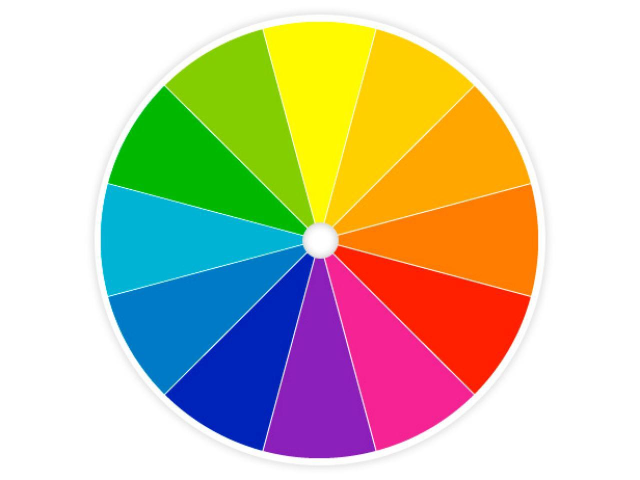
#> input picture OpenCV/images/RGB.jpg, 1280 x 960 px (shown at 1/2 size)
$ python Color_Detection.py
#> lines starting #> are read from the running program, lines starting #| are printed output that depends on the picture; after the words box and inside, x2 and y2 are one past the last pixel; in counts of white or black regions, pixels touching at a corner belong together
import cv2
import numpy as np


def empty():
    pass


filename = 'images/RGB.jpg'
cv2.namedWindow("TrackBars")
cv2.resizeWindow("TrackBars", 640, 200)
cv2.createTrackbar("Hue Min", "TrackBars", 0, 179, empty)
cv2.createTrackbar("Hue Max", "TrackBars", 19, 179, empty)
cv2.createTrackbar("Sat Min", "TrackBars", 110, 255, empty)
cv2.createTrackbar("Sat Max", "TrackBars", 240, 255, empty)
cv2.createTrackbar("Val Min", "TrackBars", 153, 255, empty)
cv2.createTrackbar("Val Max", "TrackBars", 255, 255, empty)

while True:
    img = cv2.imread(filename)
#> img is the input picture: shape (960, 1280, 3); mean B, G, R 170, 195.4, 203.7
    imgHSV = cv2.cvtColor(img, cv2.COLOR_BGR2HSV)
#> imgHSV: shape (960, 1280, 3); mean H, S, V 34.8, 118.2, 239.5
    h_min = cv2.getTrackbarPos("Hue Min", "TrackBars")
    h_max = cv2.getTrackbarPos("Hue Max", "TrackBars")
    s_min = cv2.getTrackbarPos("Sat Min", "TrackBars")
    s_max = cv2.getTrackbarPos("Sat Max", "TrackBars")
    v_min = cv2.getTrackbarPos("Val Min", "TrackBars")
    v_max = cv2.getTrackbarPos("Val Max", "TrackBars")
    lower = np.array([h_min, s_min, v_min])
    upper = np.array([h_max, s_max, v_max])
    # Filter and give filtered picture
    mask = cv2.inRange(imgHSV, lower, upper)
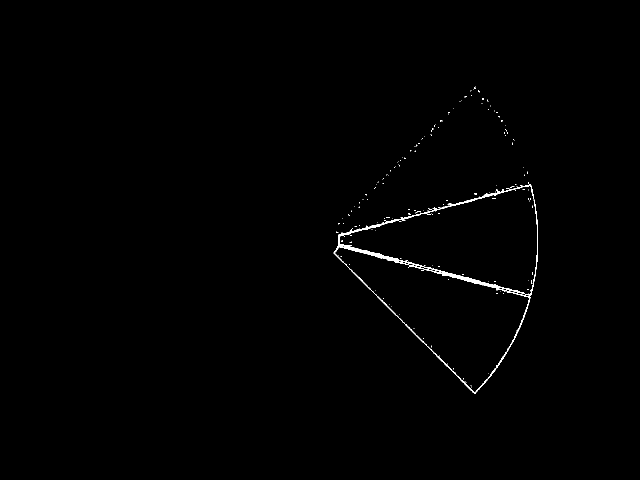
#> mask: shape (960, 1280) (shown at 1/2 size); 0.48% white in thin lines or dots, all inside (x1, y1, x2, y2) = (667, 173, 1076, 787)
    imgResult = cv2.bitwise_and(img, img, mask=mask)

    cv2.imshow("Mask", mask)
    cv2.imshow("Image Result", imgResult)

    if cv2.waitKey(1) & 0xFF == ord(' '):
#> (key Esc is pressed here)
        break

cv2.destroyAllWindows()

$ run again, with OpenCV/images/horse.jpg copied over OpenCV/images/RGB.jpg
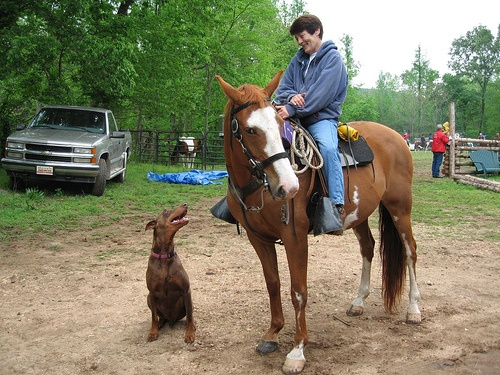
#> input picture OpenCV/images/horse.jpg, 500 x 375 px
#> img is the input picture: shape (375, 500, 3); mean B, G, R 101, 127.1, 128.4
#> imgHSV: shape (375, 500, 3); mean H, S, V 35.6, 91.9, 141.1
#> `mask = cv2.inRange(imgHSV, lower, upper)`:
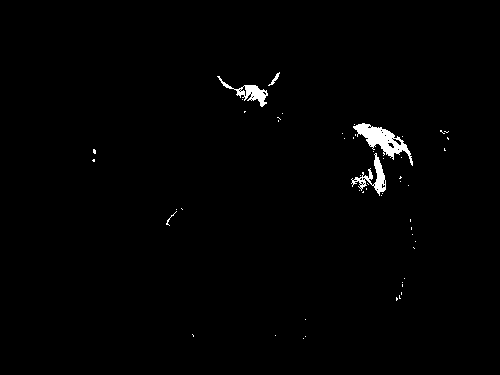
#> mask: shape (375, 500); 1% white; 53 white regions (48 under 20 px), largest, box (x1, y1, x2, y2) and area: (353, 123, 413, 166) 878, (351, 153, 386, 196) 448, (217, 76, 268, 107) 406, (268, 72, 280, 86) 44, (166, 211, 177, 226) 23
